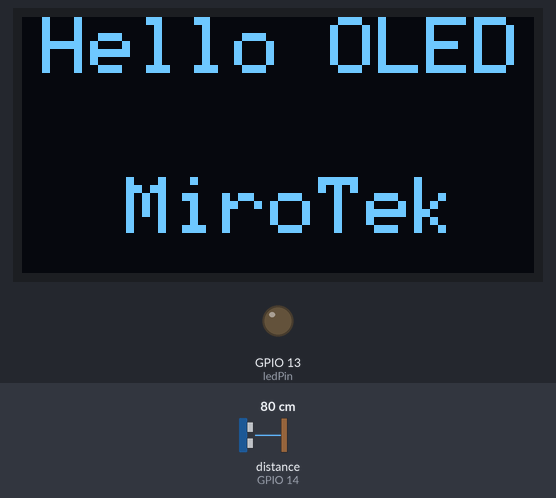
A sketch run on a simulated ESP8266 (NodeMCU). Shown: 128×64 one-colour display, output pins drawn as LEDs (lit = HIGH). Wiring (inferred from the names in the program): ultrasonic range finder: trigger GPIO 12; echo GPIO 14. Inputs (shaded band) come from the test bench; at power-on: distance to the obstacle (sensor on GPIO 14) 80 cm. The echo pulse lasts 58.3 µs per cm; WiFi joins after 1.5 s; servers stay silent unless stated; uploads are accepted with an empty reply; pins used as bus, display or sensor lines are not drawn; what the sketch prints to the serial monitor is not drawn.

Above: at 1.6 s.

The sketch:

hcsr04.ino
```cpp
#define trigPin 12
#define echoPin 14
#define ledPin 13  // 車格被占用就亮燈

#include <ESP8266WiFi.h>
#include <ESP8266WebServer.h>
#include <Wire.h>
#include <Adafruit_GFX.h>
#include <Adafruit_SSD1306.h>
#include <ESP8266HTTPClient.h>
#define SCREEN_WIDTH 128
#define SCREEN_HEIGHT 64
#define OLED_RESET -1
Adafruit_SSD1306 display(SCREEN_WIDTH, SCREEN_HEIGHT, &Wire, OLED_RESET);

const char* ssid = "55Y8817";
const char* password = "HN73108378";

ESP8266WebServer server(80);
long duration;
float distance;

void testdrawstyles() {
  display.clearDisplay();
  display.setTextSize(2);
  display.setTextColor(1);
  display.setCursor(5, 0);
  display.print("Hello OLED");
  display.setCursor(26, 40);
  display.print("MiroTek");
  display.display();
  delay(1000);
}

void setup() {
  Serial.begin(115200);

  pinMode(trigPin, OUTPUT);
  pinMode(echoPin, INPUT);
  pinMode(ledPin, OUTPUT);

  WiFi.begin(ssid, password);
  Serial.print("正在連接 WiFi");

  while (WiFi.status() != WL_CONNECTED) {
    delay(500);
    Serial.print(".");
  }

  Serial.println("\nWiFi 已連線");
  Serial.print("IP 地址：");
  Serial.println(WiFi.localIP());

  if (!display.begin(SSD1306_SWITCHCAPVCC, 0x3C)) {
    Serial.println(F("SSD1306 allocation failed"));
    while (true); // 卡住
  }

  display.clearDisplay();
  testdrawstyles();

  // 處理 HTTP 網頁請求
  server.on("/", []() {
    long d = getDistance();
    String html = "<!DOCTYPE html><html><head><meta http-equiv='refresh' content='2'/>"
                "<meta charset='UTF-8'/>"
                "<style>"
                "body {"
                "  margin: 0;"
                "  padding: 0;"
                "  font-family: 'Segoe UI', Tahoma, Geneva, Verdana, sans-serif;"
                "  background: linear-gradient(135deg, #74ebd5 0%, #ACB6E5 100%);"
                "  display: flex;"
                "  align-items: center;"
                "  justify-content: center;"
                "  height: 100vh;"
                "  color: #333;"
                "}"
                ".card {"
                "  background-color: white;"
                "  padding: 30px 50px;"
                "  border-radius: 15px;"
                "  box-shadow: 0 8px 20px rgba(0,0,0,0.2);"
                "  text-align: center;"
                "}"
                "h1 {"
                "  font-size: 32px;"
                "  margin-bottom: 20px;"
                "}"
                "h2 {"
                "  font-size: 24px;"
                "  color: #4CAF50;"
                "  margin-top: 10px;"
                "}"
                "</style></head><body>"
                "<div class='card'>"
                "<h1>Car Slot Detecting System</h1>"
                "<h2>The current distance：" + String(d) + " cm</h2>"
                "</div>"
                "</body></html>";
    server.send(200, "text/html", html);
  });

  server.begin();
  Serial.println("Web Server 啟動完成");
  Serial.println(WiFi.localIP());

  // 呼叫 API
if (WiFi.status() == WL_CONNECTED) {
  WiFiClient client;        // 建立 WiFiClient 實例
  HTTPClient http;

  String url = "http://jsonplaceholder.typicode.com/posts";
  http.begin(client, url);  // 使用新版 API，需要傳入 client

  http.addHeader("Content-Type", "application/json");

  String jsonPayload = "{\"title\":\"foo\",\"body\":\"bar\",\"userId\":1}";
  int httpCode = http.POST(jsonPayload);

  if (httpCode > 0) {
    Serial.println("HTTP Response Code: " + String(httpCode));
    String payload = http.getString();
    Serial.println("Response Payload: " + payload);
  } else {
    Serial.println("Error on HTTP request");
  }

  http.end();
}
}

long getDistance() {
  digitalWrite(trigPin, LOW);
  delayMicroseconds(2);
  digitalWrite(trigPin, HIGH);
  delayMicroseconds(10);
  digitalWrite(trigPin, LOW);

  duration = pulseIn(echoPin, HIGH);
  distance = (duration * 0.034) / 2;
  return distance;
}

void loop() {
  digitalWrite(trigPin, LOW);
  delayMicroseconds(2);
  digitalWrite(trigPin, HIGH);
  delayMicroseconds(10);
  digitalWrite(trigPin, LOW);

 long duration = pulseIn(echoPin, HIGH, 30000);
if (duration == 0) {
  Serial.println("⚠️ 沒有接收到回波（timeout）");
} else {
  float distance = duration * 0.034 / 2;
  Serial.print("距離: ");
  Serial.print(distance);
  Serial.println(" cm");
}
  delay(500);

  server.handleClient(); // 處理瀏覽器請求
  delay(500);
}
```
